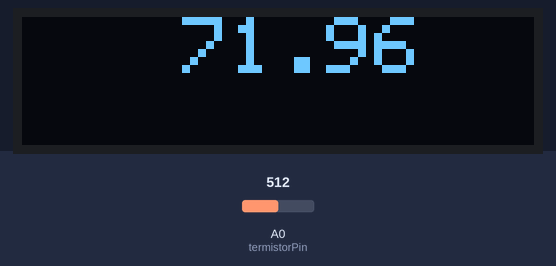
Simulated run of this sketch. Board: Arduino Uno, built with avr-gcc and run on an emulated ATmega328P. Shown: 128×32 one-colour display. Inputs (shaded band) come from the test bench; at power-on: A0 (termistorPin) = 512.

Above: at 1.3 s.
1.4 s: A0 (termistorPin) set to 716
At 2.7 s:
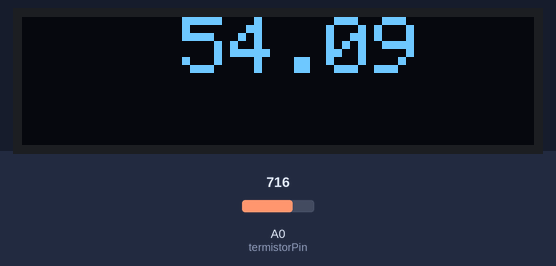
3.0 s: A0 (termistorPin) set to 900
At 4.3 s:
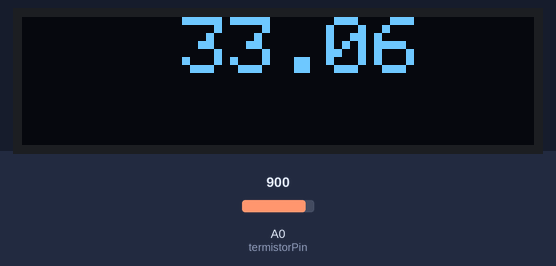
4.6 s: A0 (termistorPin) set to 1023
At 6.1 s:
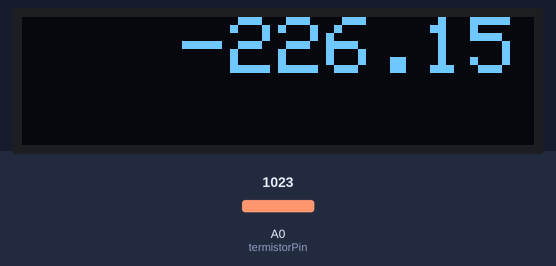
Timing chart, 0 to 7.6 s (numbered marks = the images above; inputs shaded):
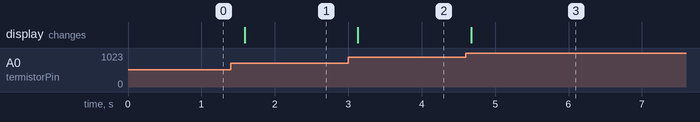

The sketch:

termometro_oled.ino
```cpp
#include <Wire.h>
#include <Adafruit_GFX.h>
#include <Adafruit_SSD1306.h>

#define SCREEN_WIDTH 128 // Largura do display
#define SCREEN_HEIGHT 32 // Altura do display

#define SCREEN_ADDRESS 0x3C // Endereço do display (tente trocar por 0x3D se não funcionar)
Adafruit_SSD1306 display(SCREEN_WIDTH, SCREEN_HEIGHT, &Wire, -1);

// Definições dos pinos
const int termistorPin = A0;  // Pino analógico para leitura do termistor

// Parâmetros do termistor
const float R1 = 100000.0;    // Resistência nominal do termistor em ohms
const float T1 = 25.0;        // Temperatura nominal do termistor em graus Celsius
const float beta = 3950.0;    // Coeficiente beta do termistor

void setup() {
  Serial.begin(9600);  // Inicializa a comunicação serial
  // Inicializa o display
  if(!display.begin(SSD1306_SWITCHCAPVCC, SCREEN_ADDRESS))
  {
    Serial.println(F("Erro na inicialização!"));
    while(1);
  }

  display.clearDisplay();

}

void loop() {
  // Leitura da tensão no pino do termistor
  int rawADC = analogRead(termistorPin);

  // Conversão para resistência em ohms
  float resistance = R1 / ((1023.0 / rawADC) - 1.0);

  // Cálculo da temperatura em graus Celsius usando a fórmula de Steinhart-Hart
  float steinhart;
  steinhart = resistance / R1;                   // (R/Ro)
  steinhart = log(steinhart);                    // ln(R/Ro)
  steinhart /= beta;                             // (1/B) * ln(R/Ro)
  steinhart += 1.0 / (T1 + 273.15);              // + (1/To)
  steinhart = 1.0 / steinhart;                    // Inverte
  steinhart -= 273.15;                           // Converte para Celsius

  // Atualiza todas as mudanças
  display.clearDisplay();
  display.setTextSize(2); // Tamanho
  display.setTextColor(1); // Cor
  display.setCursor(40, 0); // Cursor pode ir de 0,0 a 128,32
  display.print(steinhart+47);
  display.display();
  delay(500);
}
```

Measured:
- after the input at 1.4 s, the display: changes after 0.19 s (image 1)
- after the input at 3.0 s, the display: changes after 0.13 s (image 2)
- after the input at 4.6 s, the display: changes after 0.08 s (image 3)
